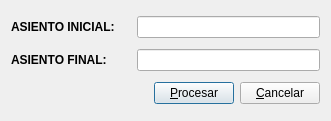
<ui version="4.0" >
 <author>José Manuel Díez Botella</author>
 <class>borraintasientos</class>
 <widget class="QDialog" name="borraintasientos" >
  <property name="geometry" >
   <rect>
    <x>0</x>
    <y>0</y>
    <width>331</width>
    <height>121</height>
   </rect>
  </property>
  <property name="windowTitle" >
   <string>Borrar intervalo de asientos</string>
  </property>
  <layout class="QVBoxLayout" >
   <property name="spacing" >
    <number>6</number>
   </property>
   <property name="leftMargin" >
    <number>11</number>
   </property>
   <property name="topMargin" >
    <number>11</number>
   </property>
   <property name="rightMargin" >
    <number>11</number>
   </property>
   <property name="bottomMargin" >
    <number>11</number>
   </property>
   <item>
    <layout class="QHBoxLayout" >
     <property name="spacing" >
      <number>6</number>
     </property>
     <property name="leftMargin" >
      <number>0</number>
     </property>
     <property name="topMargin" >
      <number>0</number>
     </property>
     <property name="rightMargin" >
      <number>0</number>
     </property>
     <property name="bottomMargin" >
      <number>0</number>
     </property>
     <item>
      <widget class="QLabel" name="textLabel1" >
       <property name="minimumSize" >
        <size>
         <width>120</width>
         <height>0</height>
        </size>
       </property>
       <property name="maximumSize" >
        <size>
         <width>120</width>
         <height>32767</height>
        </size>
       </property>
       <property name="frameShape" >
        <enum>QFrame::NoFrame</enum>
       </property>
       <property name="frameShadow" >
        <enum>QFrame::Plain</enum>
       </property>
       <property name="text" >
        <string>&lt;b>ASIENTO INICIAL:&lt;/b></string>
       </property>
       <property name="wordWrap" >
        <bool>false</bool>
       </property>
      </widget>
     </item>
     <item>
      <widget class="QLineEdit" name="iniciallineEdit" >
       <property name="maxLength" >
        <number>20</number>
       </property>
      </widget>
     </item>
    </layout>
   </item>
   <item>
    <layout class="QHBoxLayout" >
     <property name="spacing" >
      <number>6</number>
     </property>
     <property name="leftMargin" >
      <number>0</number>
     </property>
     <property name="topMargin" >
      <number>0</number>
     </property>
     <property name="rightMargin" >
      <number>0</number>
     </property>
     <property name="bottomMargin" >
      <number>0</number>
     </property>
     <item>
      <widget class="QLabel" name="textLabel2" >
       <property name="minimumSize" >
        <size>
         <width>120</width>
         <height>0</height>
        </size>
       </property>
       <property name="maximumSize" >
        <size>
         <width>120</width>
         <height>32767</height>
        </size>
       </property>
       <property name="text" >
        <string>&lt;b>ASIENTO FINAL:&lt;/b></string>
       </property>
       <property name="wordWrap" >
        <bool>false</bool>
       </property>
      </widget>
     </item>
     <item>
      <widget class="QLineEdit" name="finallineEdit" >
       <property name="maxLength" >
        <number>20</number>
       </property>
      </widget>
     </item>
    </layout>
   </item>
   <item>
    <layout class="QHBoxLayout" >
     <property name="spacing" >
      <number>6</number>
     </property>
     <property name="leftMargin" >
      <number>0</number>
     </property>
     <property name="topMargin" >
      <number>0</number>
     </property>
     <property name="rightMargin" >
      <number>0</number>
     </property>
     <property name="bottomMargin" >
      <number>0</number>
     </property>
     <item>
      <spacer>
       <property name="orientation" >
        <enum>Qt::Horizontal</enum>
       </property>
       <property name="sizeType" >
        <enum>QSizePolicy::Expanding</enum>
       </property>
       <property name="sizeHint" >
        <size>
         <width>121</width>
         <height>20</height>
        </size>
       </property>
      </spacer>
     </item>
     <item>
      <widget class="QPushButton" name="procesarpushButton" >
       <property name="text" >
        <string>&amp;Procesar</string>
       </property>
       <property name="shortcut" >
        <string>Alt+P</string>
       </property>
      </widget>
     </item>
     <item>
      <widget class="QPushButton" name="cancelarpushButton" >
       <property name="text" >
        <string>&amp;Cancelar</string>
       </property>
       <property name="shortcut" >
        <string>Alt+C</string>
       </property>
      </widget>
     </item>
    </layout>
   </item>
  </layout>
 </widget>
 <layoutdefault spacing="6" margin="11" />
 <tabstops>
  <tabstop>iniciallineEdit</tabstop>
  <tabstop>finallineEdit</tabstop>
  <tabstop>procesarpushButton</tabstop>
  <tabstop>cancelarpushButton</tabstop>
 </tabstops>
 <resources/>
 <connections>
  <connection>
   <sender>cancelarpushButton</sender>
   <signal>clicked()</signal>
   <receiver>borraintasientos</receiver>
   <slot>reject()</slot>
   <hints>
    <hint type="sourcelabel" >
     <x>20</x>
     <y>20</y>
    </hint>
    <hint type="destinationlabel" >
     <x>20</x>
     <y>20</y>
    </hint>
   </hints>
  </connection>
 </connections>
</ui>
